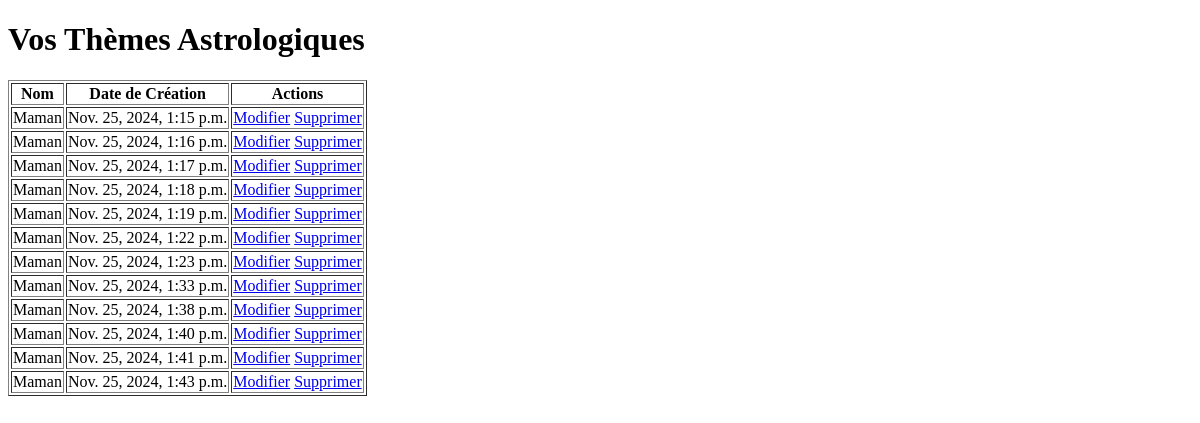
The page /themes/ (signed in) on the database as committed earlier.
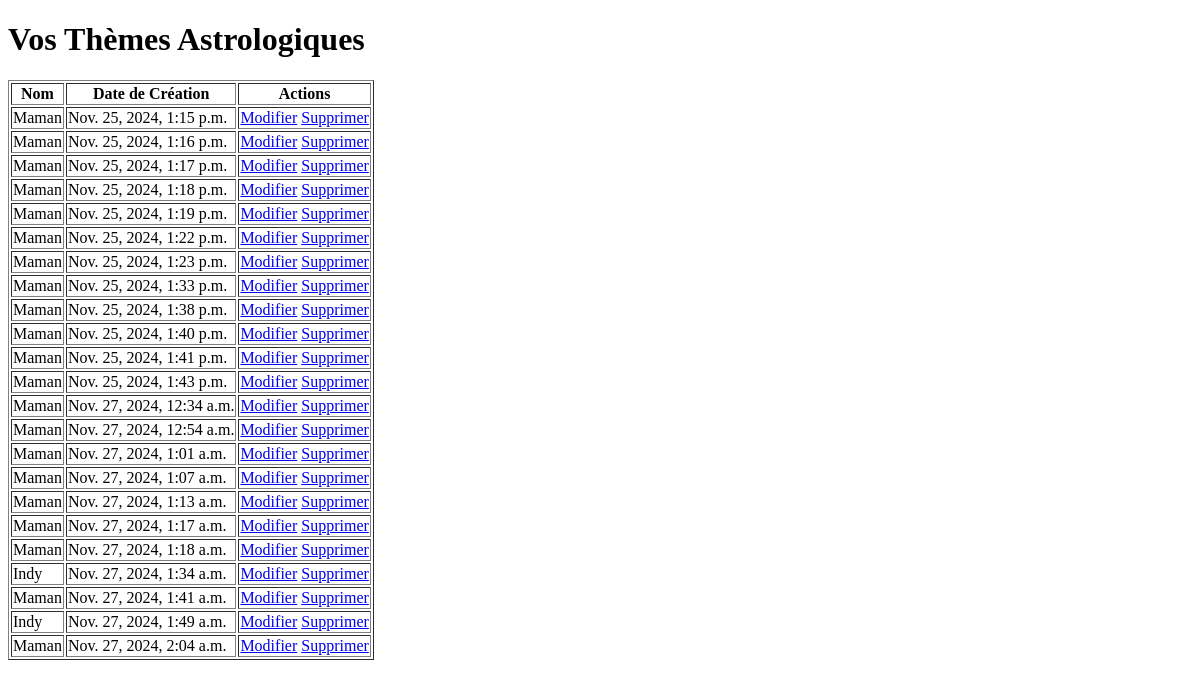
The same page on the database as committed later.
### astroapp/models.py (models this page shows, shortened)
class ThemeAstrologique(models.Model):
    utilisateur = models.ForeignKey(User, on_delete=models.CASCADE)
    name = models.CharField(max_length=255)
    birthdate = models.DateField()
    birthtime = models.TimeField()
    country_of_birth = models.CharField(max_length=255)
    city_of_birth = models.CharField(max_length=255)
    date_de_creation = models.DateTimeField(auto_now_add=True)

### astroapp/views.py (the view)
# urls.py: path('themes/', views.liste_themes, name='liste_themes'),
def liste_themes(request):
    if not request.user.is_authenticated:
        return redirect('connexion')  # Redirection si l'utilisateur n'est pas connecté
    themes = ThemeAstrologique.objects.filter(utilisateur=request.user)
    return render(request, 'liste_themes.html', {'themes': themes})

### astroapp/templates/liste_themes.html (shortened to what this page needs)
<!DOCTYPE html>
<html lang="fr">
<head>
</head>
<body>
    <h1>Vos Thèmes Astrologiques</h1>
    <table border="1">
        <tr>
            <th>Nom</th>
            <th>Date de Création</th>
            <th>Actions</th>
        </tr>
        {% for theme in themes %}
        <tr>
            <td>{{ theme.name }}</td>
            <td>{{ theme.date_de_creation }}</td>
            <td>
                <a href="{% url 'modifier_theme' theme.id %}">Modifier</a>
                <a href="{% url 'supprimer_theme' theme.id %}">Supprimer</a>
            </td>
        </tr>
        {% endfor %}
    </table>
</body>
</html>

Rows that differ between the two databases and show on the page:
added ThemeAstrologique: name "Maman", date_de_creation "Nov. 27, 2024, 12:34 a.m."
added ThemeAstrologique: name "Maman", date_de_creation "Nov. 27, 2024, 12:54 a.m."
added ThemeAstrologique: name "Maman", date_de_creation "Nov. 27, 2024, 1:01 a.m."
added ThemeAstrologique: name "Maman", date_de_creation "Nov. 27, 2024, 1:07 a.m."
added ThemeAstrologique: name "Maman", date_de_creation "Nov. 27, 2024, 1:13 a.m."
added ThemeAstrologique: name "Maman", date_de_creation "Nov. 27, 2024, 1:17 a.m."
added ThemeAstrologique: name "Maman", date_de_creation "Nov. 27, 2024, 1:18 a.m."
added ThemeAstrologique: name "Indy", date_de_creation "Nov. 27, 2024, 1:34 a.m."
added ThemeAstrologique: name "Maman", date_de_creation "Nov. 27, 2024, 1:41 a.m."
added ThemeAstrologique: name "Indy", date_de_creation "Nov. 27, 2024, 1:49 a.m."
added ThemeAstrologique: name "Maman", date_de_creation "Nov. 27, 2024, 2:04 a.m."
